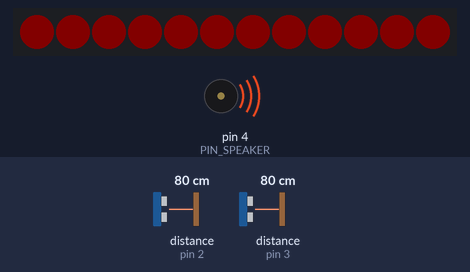
The sketch below on a simulated Arduino Uno, built with avr-gcc and run on an emulated ATmega328P. Shown: 12 RGB LEDs in strip order, left to right, buzzer (waves = sounding). Wiring (inferred from the names in the program): 2 × range finder with pulse-width output: data pin 2 / data pin 3. The inputs (shaded band) are chosen by the test bench; at power-on: distance to the obstacle (sensors on pin 3, pin 2) 80 cm. Dim RGB values are drawn brighter than linear.

Above: at 3.5 s.
At 7.2 s:
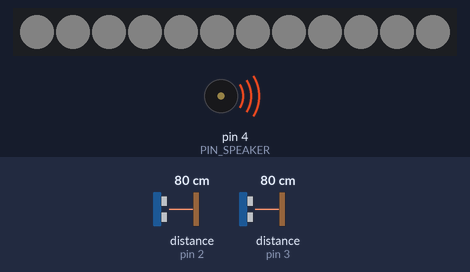
7.3 s: distance to the obstacle (sensor on pin 3) set to 299 cm
9.6 s: distance to the obstacle (sensor on pin 2) set to 2 cm
At 10.4 s:
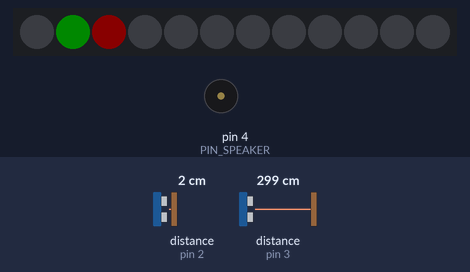
11.7 s: distance to the obstacle (sensor on pin 2) set to 35 cm
At 11.98 s:
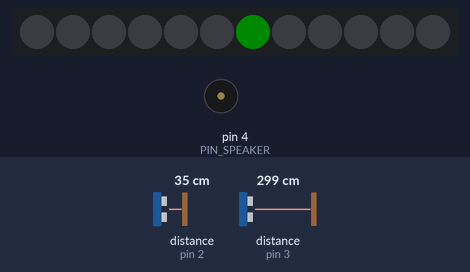
13.6 s: distance to the obstacle (sensor on pin 3) set to 2 cm
At 16.2 s:
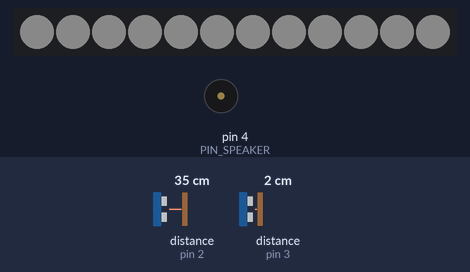
Timing chart, 0 to 17.6 s (numbered marks = the images above; inputs shaded):
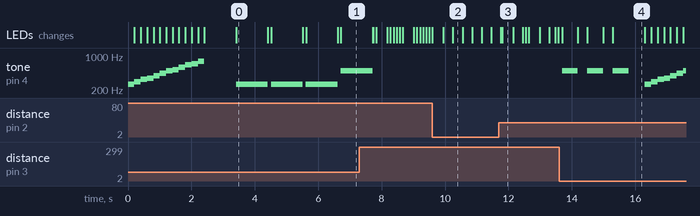

The sketch:

Game_Race.ino
```cpp
// Set Environments - START
#define PIN_SPEAKER 4
#define PIN_NEO_PIXEL 8 // On Trinket or Gemma, suggest changing this to 1
#define PIN_BTN_1 2
#define PIN_BTN_2 3

#define NUMPIXELS 12 // Popular NeoPixel ring size
//#define DEBUGGING true
// Set Environments - END

#define STATE_STARTING 1
#define STATE_RUNNING 2
#define STATE_END 3

#include "pitches.h"  // Speaker
#include <Adafruit_NeoPixel.h>
#ifdef __AVR__
 #include <avr/power.h> // Required for 16 MHz Adafruit Trinket
#endif

// How many NeoPixels are attached to the Arduino?
Adafruit_NeoPixel pixels(NUMPIXELS, PIN_NEO_PIXEL, NEO_GRB + NEO_KHZ800);

#define DELAYVAL 200 // Time (in milliseconds) to pause between pixels


// notes in the melody:
// int startingMelody[] = {
//   NOTE_C4, NOTE_G3, NOTE_G3, NOTE_A3, NOTE_G3, 0, NOTE_B3, NOTE_C4
// };

int startingMelody[] = {
  NOTE_C4, NOTE_D4, NOTE_E4, NOTE_F4, NOTE_G4, NOTE_A4, NOTE_B4, NOTE_C5, NOTE_D5, NOTE_E5, NOTE_F5, NOTE_G5
};

// note durations: 4 = quarter note, 8 = eighth note, etc.:
int noteDurations[] = {
  4, 8, 8, 4, 4, 4, 4, 4
};


volatile long pressCountUser1 = 0;
volatile long pressCountUser2 = 0;
uint32_t colorOfUser1 = pixels.Color(0, 255, 0);
uint32_t colorOfUser2 = pixels.Color(255, 0, 0);
int state = STATE_STARTING;
int winner = 0;


void initNeoPixel() {
  #if defined(__AVR_ATtiny85__) && (F_CPU == 16000000)
  clock_prescale_set(clock_div_1);
#endif
  // END of Trinket-specific code.

  pixels.begin(); // INITIALIZE NeoPixel strip object (REQUIRED)
  pixels.setBrightness(10);
  pixels.clear(); // Set all pixel colors to 'off'
  pixels.show();
}


void initSerial() {
  Serial.begin(9600);
}


void initButtons() {
  pinMode(PIN_BTN_1, INPUT_PULLUP);
  pinMode(PIN_BTN_2, INPUT_PULLUP);

  attachInterrupt(digitalPinToInterrupt(PIN_BTN_1), onButton1Pressed, RISING);
  attachInterrupt(digitalPinToInterrupt(PIN_BTN_2), onButton2Pressed, RISING);
}


void runStartingEffect() {
  pixels.clear();
  pixels.show();
  for(int i = 0; i < NUMPIXELS; i++) {
    tone(PIN_SPEAKER, startingMelody[i], DELAYVAL);

    pixels.setPixelColor(i, pixels.Color(0, 150, 150));
    pixels.show();   // Send the updated pixel colors to the hardware.
    delay(DELAYVAL); // Pause before next pass through loop
  }
  pixels.clear();
  pixels.show();
  delay(1000);

  tone(PIN_SPEAKER, startingMelody[0], 1000);
  pixels.fill(pixels.Color(150, 0, 0));
  pixels.show();
  delay(1000);

  pixels.clear();
  pixels.show();
  delay(100);

  tone(PIN_SPEAKER, startingMelody[0], 1000);
  pixels.fill(pixels.Color(0, 150, 0));
  pixels.show();
  delay(1000);

  pixels.clear();
  pixels.show();
  delay(100);

  tone(PIN_SPEAKER, startingMelody[0], 1000);
  pixels.fill(pixels.Color(0, 0, 150));
  pixels.show();
  delay(1000);

  pixels.clear();
  pixels.show();
  delay(100);

  tone(PIN_SPEAKER, startingMelody[6], 1000);
  pixels.fill(pixels.Color(150, 150, 150));
  pixels.show();
  delay(1000);

  pixels.clear();
  pixels.show();

}


void displayWinner(int user) {
  uint32_t color = (user == 1 ? colorOfUser1 : (user == 2 ? colorOfUser2 : pixels.Color(255, 255, 255)));
  pixels.fill(color);
  pixels.show();
  tone(PIN_SPEAKER, startingMelody[6], 500);
  delay(500);
  noTone(PIN_SPEAKER);

  pixels.clear();
  pixels.show();
  delay(300);

  pixels.fill(color);
  pixels.show();
  tone(PIN_SPEAKER, startingMelody[6], 500);
  delay(500);
  noTone(PIN_SPEAKER);

  pixels.clear();
  pixels.show();
  delay(300);

  pixels.fill(color);
  pixels.show();
  tone(PIN_SPEAKER, startingMelody[6], 500);
  delay(1000);
  noTone(PIN_SPEAKER);
}


void initGame() {
  runStartingEffect();

  pressCountUser1 = 0;
  pressCountUser2 = 0;
  winner = 0;
}


void onButton1Pressed() {
  if(state != STATE_RUNNING) { return; }
  static unsigned long last_interrupt_time = 0;
  unsigned long interrupt_time = millis();
  if (interrupt_time - last_interrupt_time > 30) {
    pressCountUser1++;
    #ifdef DEBUGGING
    Serial.print("+onButton1Pressed: ");
    Serial.println(pressCountUser1);
    #endif
  }
  last_interrupt_time = interrupt_time;
}


void onButton2Pressed() {
  if(state != STATE_RUNNING) { return; }
  static unsigned long last_interrupt_time = 0;
  unsigned long interrupt_time = millis();
  if (interrupt_time - last_interrupt_time > 30) {
    pressCountUser2++;
    #ifdef DEBUGGING
    Serial.print("+onButton2Pressed: ");
    Serial.println(pressCountUser2);
    #endif
  }
  last_interrupt_time = interrupt_time;
}


void setup() {
  initSerial();
  initButtons();
  initNeoPixel();
}


void loop() {
  switch(state) {
    case STATE_STARTING: {
      initGame();
      state = STATE_RUNNING;
      break;
    }
    case STATE_RUNNING: {
      int posUser1 = (pressCountUser1 / 2);
      int user1Finished = posUser1 > (5 * NUMPIXELS);

      int posUser2 = (pressCountUser2 / 2);
      int user2Finished = posUser2 > (5 * NUMPIXELS);

      int ledIndexOfUser1 = posUser1 % NUMPIXELS;
      int ledIndexOfUser2 = posUser2 % NUMPIXELS;

      pixels.clear();
      if(pressCountUser1 < pressCountUser2) {
        pixels.setPixelColor(ledIndexOfUser1, colorOfUser1);
        pixels.setPixelColor(ledIndexOfUser2, colorOfUser2);
      } else {
        pixels.setPixelColor(ledIndexOfUser2, colorOfUser2);
        pixels.setPixelColor(ledIndexOfUser1, colorOfUser1);
      }

      pixels.show();

      if(user1Finished && user2Finished) {
        #ifdef DEBUGGING
        Serial.println("++ FINISHED: DRAW");
        #endif
        state = STATE_END;
        winner = 3;
      } else if(user1Finished) {
        #ifdef DEBUGGING
        Serial.println("++ FINISHED: User1 Win.");
        #endif
        state = STATE_END;
        winner = 1;
      } else if(user2Finished) {
        #ifdef DEBUGGING
        Serial.println("++ FINISHED: User2 Win.");
        #endif
        state = STATE_END;
        winner = 2;
      }
      break;
    }
    case STATE_END: {
      displayWinner(winner);
      state = STATE_STARTING;
      break;
    }
  }


  delay(10);
}
```

pitches.h
```cpp
/*************************************************
   Public Constants
 *************************************************/

#define NOTE_B0 31
#define NOTE_C1 33
#define NOTE_CS1 35
#define NOTE_D1 37
#define NOTE_DS1 39
#define NOTE_E1 41
#define NOTE_F1 44
#define NOTE_FS1 46
#define NOTE_G1 49
#define NOTE_GS1 52
#define NOTE_A1 55
#define NOTE_AS1 58
#define NOTE_B1 62
#define NOTE_C2 65
#define NOTE_CS2 69
#define NOTE_D2 73
#define NOTE_DS2 78
#define NOTE_E2 82
#define NOTE_F2 87
#define NOTE_FS2 93
#define NOTE_G2 98
#define NOTE_GS2 104
#define NOTE_A2 110
#define NOTE_AS2 117
#define NOTE_B2 123
#define NOTE_C3 131
#define NOTE_CS3 139
#define NOTE_D3 147
#define NOTE_DS3 156
#define NOTE_E3 165
#define NOTE_F3 175
#define NOTE_FS3 185
#define NOTE_G3 196
#define NOTE_GS3 208
#define NOTE_A3 220
#define NOTE_AS3 233
#define NOTE_B3 247
#define NOTE_C4 262
#define NOTE_CS4 277
#define NOTE_D4 294
#define NOTE_DS4 311
#define NOTE_E4 330
#define NOTE_F4 349
#define NOTE_FS4 370
#define NOTE_G4 392
#define NOTE_GS4 415
#define NOTE_A4 440
#define NOTE_AS4 466
#define NOTE_B4 494
#define NOTE_C5 523
#define NOTE_CS5 554
#define NOTE_D5 587
#define NOTE_DS5 622
#define NOTE_E5 659
#define NOTE_F5 698
#define NOTE_FS5 740
#define NOTE_G5 784
#define NOTE_GS5 831
#define NOTE_A5 880
#define NOTE_AS5 932
#define NOTE_B5 988
#define NOTE_C6 1047
#define NOTE_CS6 1109
#define NOTE_D6 1175
#define NOTE_DS6 1245
#define NOTE_E6 1319
#define NOTE_F6 1397
#define NOTE_FS6 1480
#define NOTE_G6 1568
#define NOTE_GS6 1661
#define NOTE_A6 1760
#define NOTE_AS6 1865
#define NOTE_B6 1976
#define NOTE_C7 2093
#define NOTE_CS7 2217
#define NOTE_D7 2349
#define NOTE_DS7 2489
#define NOTE_E7 2637
#define NOTE_F7 2794
#define NOTE_FS7 2960
#define NOTE_G7 3136
#define NOTE_GS7 3322
#define NOTE_A7 3520
#define NOTE_AS7 3729
#define NOTE_B7 3951
#define NOTE_C8 4186
#define NOTE_CS8 4435
#define NOTE_D8 4699
#define NOTE_DS8 4978
```

Measured:
- after the input at 13.6 s, the LEDs: change after 0.09 s (image 4)
- by itself, tone on pin 4 (PIN_SPEAKER): plays 262 Hz for 0.20 s, 294 Hz for 0.20 s, 330 Hz for 0.20 s, 349 Hz for 0.20 s, 392 Hz for 0.20 s, 440 Hz for 0.20 s … (16 notes in this stretch)
- what the display in image 0 shows lasts 1.0 s, from 3.4 s to 4.4 s
